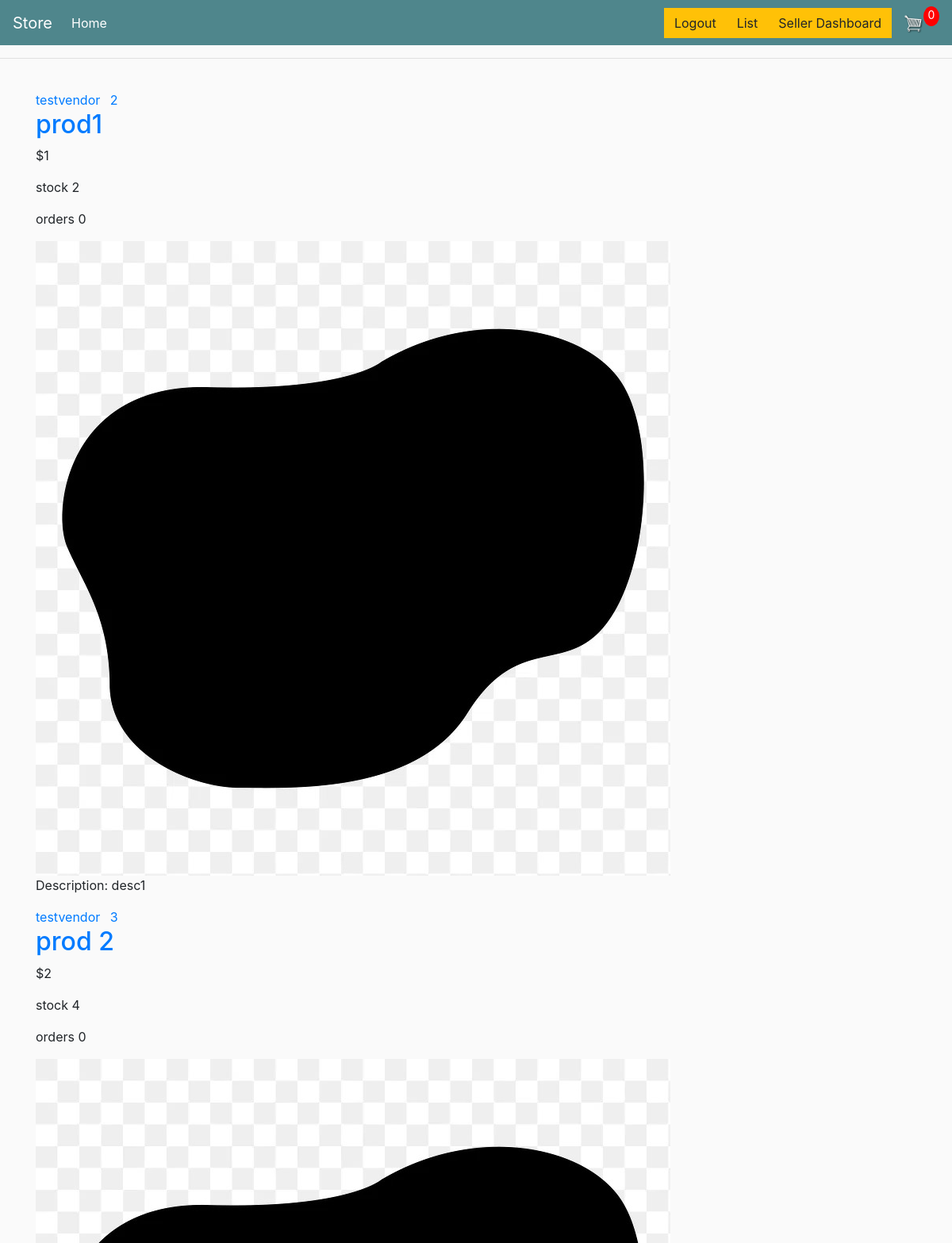
Page /sellerdashboard/ (signed in, upper part) on the earlier database version.
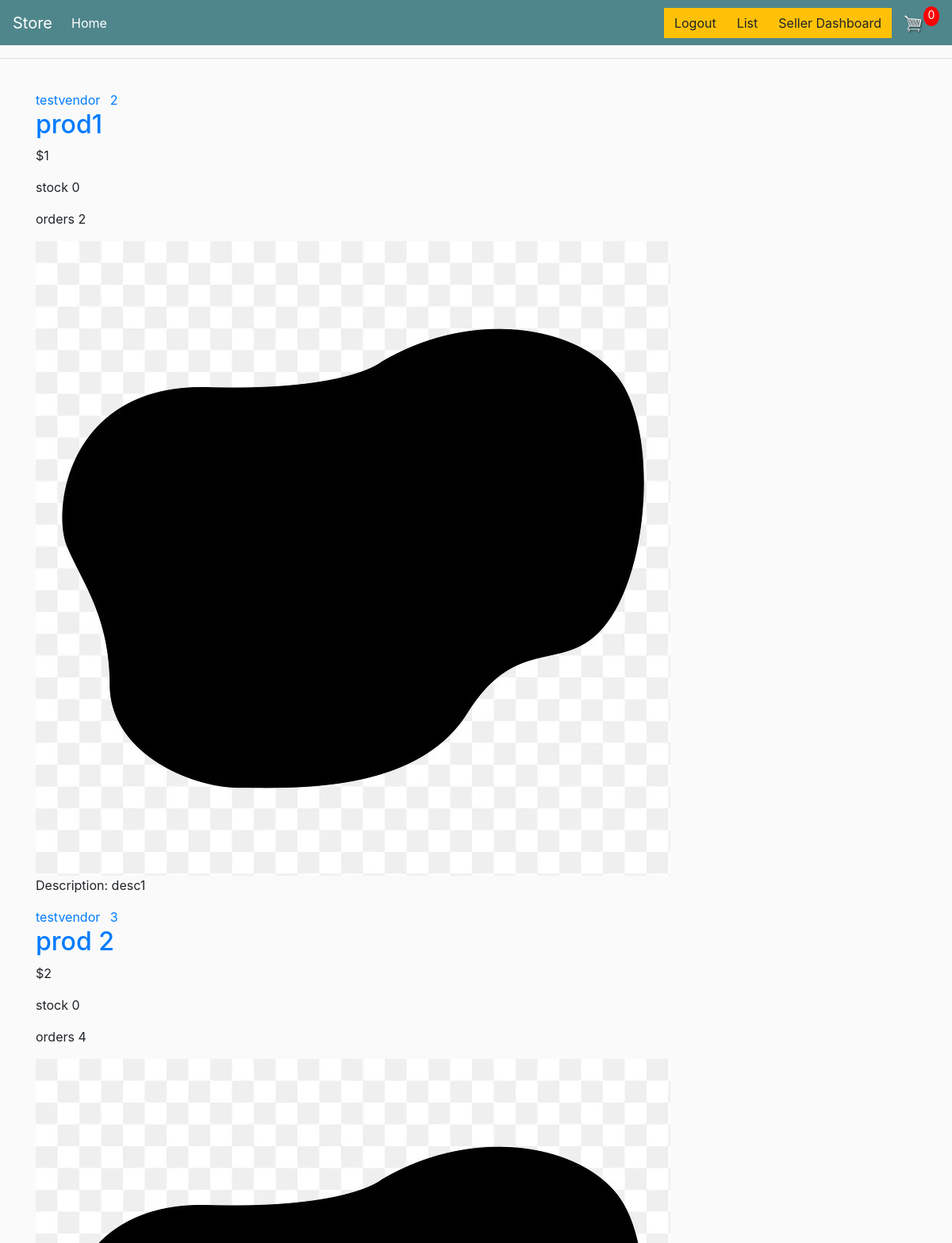
Same page on the later database version.
### store/models.py (models this page shows, shortened)
class Product(models.Model):
    title = models.CharField(max_length=100, null=True)
    image = models.ImageField(upload_to='prod_pics')
    description = models.TextField(max_length=400, default="")
    price = models.IntegerField()
    seller = models.ForeignKey(CustomUser, on_delete=models.CASCADE, blank=True, null=True)
    quantity = models.IntegerField(default=0)
    orders = models.IntegerField(default=0)

### users/models.py (models this page shows, shortened)
class CustomUser(AbstractBaseUser, PermissionsMixin):
    username = models.CharField(max_length=150, unique=True)
    email = models.EmailField(max_length=150, unique=True)
    is_staff = models.BooleanField(default=False)
    is_active = models.BooleanField(default=True)
    is_superuser = models.BooleanField(default=False)
    is_vendor = models.BooleanField(default=False)
    objects = CustomUserManager()
    USERNAME_FIELD = 'username'
    EMAIL_FIELD = 'email'
    REQUIRED_FIELDS = ['email']
    class Meta:
        verbose_name = 'CustomUser'
        verbose_name_plural = 'CustomUsers'
    def __str__(self):
        return self.username
    """
    @property
    def is_vendor(self):
        return self.is_vendor
    """

### store/views.py (the view)
# urls.py: path('sellerdashboard/', views.sellerdashboard, name='seller_dashboard'),
@login_required
def sellerdashboard(request):
    products= Product.objects.filter(seller=request.user)
    return render(request, 'store/sellerdashboard.html', {'products': products})

### store/templates/store/sellerdashboard.html
{% extends "store/main.html" %}
{% block content %}
    {% for product in products %}
        <article class="media content-section">
          <div class="media-body">
            <div class="article-metadata">
              <a class="mr-2" href="#">{{ product.seller }}</a>
              <a class="mr-2" href="#">{{ product.id }}</a>
            </div>
            <h2><a class="article-title" href="{% url 'product_detail' product.id %}">{{ product.title }}</a></h2>
            <p class="article-content">${{ product.price }}</p>
            <p class="article-content">stock {{ product.quantity }}</p>
            <p class="article-content">orders {{ product.orders }}</p>
            <img class="article-img" src="{{ product.image.url }}" alt="{{ product.title }}">
            <p class="article-content">Description:
               {{ product.description }}</p>
          </div>
        </article>
    {% endfor %}
{% endblock content %}

Differences in the rows shown:
changed Product "prod1": quantity "2" → "0"; orders "0" → "2"
changed Product "prod 2": quantity "4" → "0"; orders "0" → "4"
